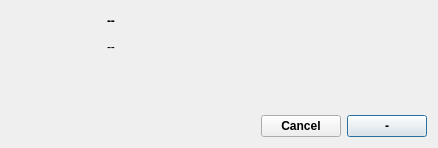
<ui version="4.0" >
 <class>quitDlg</class>
 <widget class="QDialog" name="quitDlg" >
  <property name="geometry" >
   <rect>
    <x>0</x>
    <y>0</y>
    <width>438</width>
    <height>148</height>
   </rect>
  </property>
  <property name="sizePolicy" >
   <sizepolicy vsizetype="Fixed" hsizetype="Fixed" >
    <horstretch>0</horstretch>
    <verstretch>0</verstretch>
   </sizepolicy>
  </property>
  <property name="windowTitle" >
   <string>Dialog</string>
  </property>
  <property name="modal" >
   <bool>true</bool>
  </property>
  <layout class="QGridLayout" name="gridLayout" >
   <item rowspan="2" row="0" column="0" >
    <widget class="QLabel" name="quitIcon" >
     <property name="sizePolicy" >
      <sizepolicy vsizetype="Fixed" hsizetype="Fixed" >
       <horstretch>0</horstretch>
       <verstretch>0</verstretch>
      </sizepolicy>
     </property>
     <property name="maximumSize" >
      <size>
       <width>64</width>
       <height>64</height>
      </size>
     </property>
     <property name="font" >
      <font>
       <kerning>false</kerning>
      </font>
     </property>
     <property name="text" >
      <string/>
     </property>
     <property name="scaledContents" >
      <bool>true</bool>
     </property>
    </widget>
   </item>
   <item row="0" column="2" >
    <widget class="QLabel" name="question" >
     <property name="font" >
      <font>
       <weight>75</weight>
       <bold>true</bold>
      </font>
     </property>
     <property name="text" >
      <string>--</string>
     </property>
     <property name="wordWrap" >
      <bool>true</bool>
     </property>
    </widget>
   </item>
   <item row="0" column="3" >
    <spacer name="horizontalSpacer_3" >
     <property name="orientation" >
      <enum>Qt::Horizontal</enum>
     </property>
     <property name="sizeType" >
      <enum>QSizePolicy::Fixed</enum>
     </property>
     <property name="sizeHint" stdset="0" >
      <size>
       <width>88</width>
       <height>20</height>
      </size>
     </property>
    </spacer>
   </item>
   <item row="1" column="1" >
    <spacer name="horizontalSpacer_2" >
     <property name="orientation" >
      <enum>Qt::Horizontal</enum>
     </property>
     <property name="sizeType" >
      <enum>QSizePolicy::Fixed</enum>
     </property>
     <property name="sizeHint" stdset="0" >
      <size>
       <width>20</width>
       <height>20</height>
      </size>
     </property>
    </spacer>
   </item>
   <item row="1" column="2" >
    <widget class="QLabel" name="reminder" >
     <property name="text" >
      <string>--</string>
     </property>
     <property name="wordWrap" >
      <bool>true</bool>
     </property>
    </widget>
   </item>
   <item row="2" column="2" >
    <spacer name="verticalSpacer" >
     <property name="orientation" >
      <enum>Qt::Vertical</enum>
     </property>
     <property name="sizeHint" stdset="0" >
      <size>
       <width>20</width>
       <height>14</height>
      </size>
     </property>
    </spacer>
   </item>
   <item row="3" column="0" colspan="4" >
    <layout class="QHBoxLayout" name="horizontalLayout" >
     <item>
      <spacer name="horizontalSpacer" >
       <property name="orientation" >
        <enum>Qt::Horizontal</enum>
       </property>
       <property name="sizeHint" stdset="0" >
        <size>
         <width>148</width>
         <height>20</height>
        </size>
       </property>
      </spacer>
     </item>
     <item>
      <widget class="QPushButton" name="cancelBtn" >
       <property name="font" >
        <font>
         <weight>75</weight>
         <bold>true</bold>
        </font>
       </property>
       <property name="text" >
        <string>Cancel</string>
       </property>
       <property name="autoDefault" >
        <bool>false</bool>
       </property>
      </widget>
     </item>
     <item>
      <widget class="QPushButton" name="quitBtn" >
       <property name="font" >
        <font>
         <weight>75</weight>
         <bold>true</bold>
        </font>
       </property>
       <property name="text" >
        <string>-</string>
       </property>
       <property name="autoDefault" >
        <bool>false</bool>
       </property>
       <property name="default" >
        <bool>true</bool>
       </property>
      </widget>
     </item>
    </layout>
   </item>
  </layout>
 </widget>
 <resources>
  <include location="../theme/std.qrc" />
 </resources>
 <connections>
  <connection>
   <sender>cancelBtn</sender>
   <signal>clicked()</signal>
   <receiver>quitDlg</receiver>
   <slot>reject()</slot>
   <hints>
    <hint type="sourcelabel" >
     <x>301</x>
     <y>124</y>
    </hint>
    <hint type="destinationlabel" >
     <x>218</x>
     <y>73</y>
    </hint>
   </hints>
  </connection>
  <connection>
   <sender>quitBtn</sender>
   <signal>clicked()</signal>
   <receiver>quitDlg</receiver>
   <slot>accept()</slot>
   <hints>
    <hint type="sourcelabel" >
     <x>387</x>
     <y>124</y>
    </hint>
    <hint type="destinationlabel" >
     <x>218</x>
     <y>73</y>
    </hint>
   </hints>
  </connection>
 </connections>
</ui>
